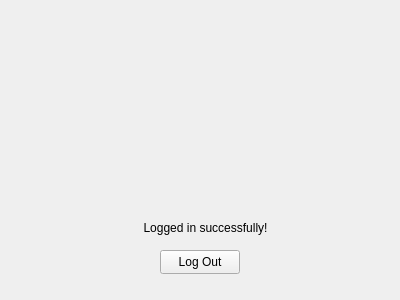
<?xml version="1.0" encoding="UTF-8"?>
<ui version="4.0">
 <class>login</class>
 <widget class="QWidget" name="login">
  <property name="geometry">
   <rect>
    <x>0</x>
    <y>0</y>
    <width>400</width>
    <height>300</height>
   </rect>
  </property>
  <property name="windowTitle">
   <string>Form</string>
  </property>
  <widget class="QStackedWidget" name="stackedWidget">
   <property name="geometry">
    <rect>
     <x>0</x>
     <y>0</y>
     <width>401</width>
     <height>301</height>
    </rect>
   </property>
   <property name="currentIndex">
    <number>0</number>
   </property>
   <widget class="QWidget" name="page">
    <widget class="QPushButton" name="pushButton">
     <property name="geometry">
      <rect>
       <x>160</x>
       <y>250</y>
       <width>80</width>
       <height>24</height>
      </rect>
     </property>
     <property name="text">
      <string>Log Out</string>
     </property>
    </widget>
    <widget class="QLabel" name="label">
     <property name="geometry">
      <rect>
       <x>130</x>
       <y>220</y>
       <width>151</width>
       <height>16</height>
      </rect>
     </property>
     <property name="text">
      <string>Logged in successfully!</string>
     </property>
     <property name="alignment">
      <set>Qt::AlignCenter</set>
     </property>
    </widget>
    <widget class="QLabel" name="emailLogged">
     <property name="geometry">
      <rect>
       <x>120</x>
       <y>50</y>
       <width>161</width>
       <height>16</height>
      </rect>
     </property>
     <property name="text">
      <string/>
     </property>
     <property name="alignment">
      <set>Qt::AlignCenter</set>
     </property>
    </widget>
    <widget class="QLabel" name="userLogged">
     <property name="geometry">
      <rect>
       <x>120</x>
       <y>70</y>
       <width>161</width>
       <height>16</height>
      </rect>
     </property>
     <property name="text">
      <string/>
     </property>
     <property name="alignment">
      <set>Qt::AlignCenter</set>
     </property>
    </widget>
    <widget class="QLabel" name="passLogged">
     <property name="geometry">
      <rect>
       <x>130</x>
       <y>90</y>
       <width>161</width>
       <height>16</height>
      </rect>
     </property>
     <property name="text">
      <string/>
     </property>
     <property name="alignment">
      <set>Qt::AlignCenter</set>
     </property>
    </widget>
   </widget>
  </widget>
 </widget>
 <resources/>
 <connections/>
</ui>
